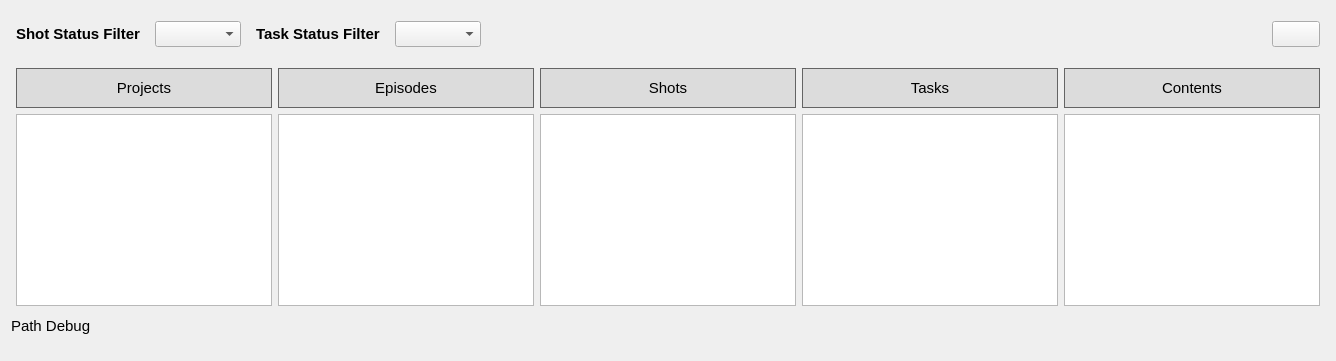
       <widget class="QWidget" name="folderTab">
        <property name="enabled">
         <bool>true</bool>
        </property>
        <property name="sizePolicy">
         <sizepolicy hsizetype="Expanding" vsizetype="Expanding">
          <horstretch>0</horstretch>
          <verstretch>0</verstretch>
         </sizepolicy>
        </property>
        <property name="minimumSize">
         <size>
          <width>0</width>
          <height>0</height>
         </size>
        </property>
        <property name="maximumSize">
         <size>
          <width>16777215</width>
          <height>16777215</height>
         </size>
        </property>
        <property name="font">
         <font>
          <pointsize>11</pointsize>
         </font>
        </property>
        <attribute name="title">
         <string>FOLDERS</string>
        </attribute>
        <layout class="QVBoxLayout" name="verticalLayout_16">
         <item>
          <layout class="QVBoxLayout" name="verticalLayout_2" stretch="0,0,0">
           <property name="spacing">
            <number>6</number>
           </property>
           <property name="sizeConstraint">
            <enum>QLayout::SetDefaultConstraint</enum>
           </property>
           <property name="leftMargin">
            <number>0</number>
           </property>
           <property name="topMargin">
            <number>0</number>
           </property>
           <property name="rightMargin">
            <number>0</number>
           </property>
           <property name="bottomMargin">
            <number>15</number>
           </property>
           <item>
            <layout class="QHBoxLayout" name="horizontalLayout_4">
             <property name="spacing">
              <number>10</number>
             </property>
             <property name="leftMargin">
              <number>5</number>
             </property>
             <property name="topMargin">
              <number>10</number>
             </property>
             <property name="rightMargin">
              <number>5</number>
             </property>
             <property name="bottomMargin">
              <number>10</number>
             </property>
             <item>
              <widget class="QLabel" name="label_9">
               <property name="font">
                <font>
                 <pointsize>11</pointsize>
                 <bold>true</bold>
                </font>
               </property>
               <property name="text">
                <string>Shot Status Filter</string>
               </property>
              </widget>
             </item>
             <item>
              <layout class="QHBoxLayout" name="foldersShotsFilterBar">
               <property name="leftMargin">
                <number>5</number>
               </property>
               <property name="rightMargin">
                <number>5</number>
               </property>
               <item>
                <widget class="checkablecombobox" name="foldersShotStatusFilter"/>
               </item>
              </layout>
             </item>
             <item>
              <widget class="QLabel" name="label_7">
               <property name="font">
                <font>
                 <pointsize>11</pointsize>
                 <bold>true</bold>
                </font>
               </property>
               <property name="text">
                <string>Task Status Filter</string>
               </property>
              </widget>
             </item>
             <item>
              <layout class="QHBoxLayout" name="foldersTasksFilterBar">
               <property name="leftMargin">
                <number>5</number>
               </property>
               <property name="rightMargin">
                <number>5</number>
               </property>
               <item>
                <widget class="checkablecombobox" name="foldersTaskStatusFilter"/>
               </item>
              </layout>
             </item>
             <item>
              <spacer name="horizontalSpacer_3">
               <property name="orientation">
                <enum>Qt::Horizontal</enum>
               </property>
               <property name="sizeHint" stdset="0">
                <size>
                 <width>40</width>
                 <height>20</height>
                </size>
               </property>
              </spacer>
             </item>
             <item>
              <widget class="QPushButton" name="buttonFolder">
               <property name="sizePolicy">
                <sizepolicy hsizetype="Minimum" vsizetype="Fixed">
                 <horstretch>0</horstretch>
                 <verstretch>0</verstretch>
                </sizepolicy>
               </property>
               <property name="minimumSize">
                <size>
                 <width>0</width>
                 <height>0</height>
                </size>
               </property>
               <property name="font">
                <font>
                 <pointsize>11</pointsize>
                </font>
               </property>
               <property name="text">
                <string/>
               </property>
               <property name="icon">
                <iconset>
                 <selectedon>ui/images/folder_icon.png</selectedon>
                </iconset>
               </property>
              </widget>
             </item>
            </layout>
           </item>
           <item>
            <layout class="QHBoxLayout" name="horizontalLayout" stretch="1,1,1,1,1">
             <property name="spacing">
              <number>6</number>
             </property>
             <property name="sizeConstraint">
              <enum>QLayout::SetDefaultConstraint</enum>
             </property>
             <property name="leftMargin">
              <number>5</number>
             </property>
             <property name="topMargin">
              <number>5</number>
             </property>
             <property name="rightMargin">
              <number>5</number>
             </property>
             <property name="bottomMargin">
              <number>5</number>
             </property>
             <item>
              <layout class="QVBoxLayout" name="verticalLayout_3">
               <property name="leftMargin">
                <number>0</number>
               </property>
               <property name="topMargin">
                <number>0</number>
               </property>
               <property name="rightMargin">
                <number>0</number>
               </property>
               <property name="bottomMargin">
                <number>0</number>
               </property>
               <item>
                <widget class="QLabel" name="label_2">
                 <property name="minimumSize">
                  <size>
                   <width>0</width>
                   <height>40</height>
                  </size>
                 </property>
                 <property name="font">
                  <font>
                   <pointsize>11</pointsize>
                  </font>
                 </property>
                 <property name="styleSheet">
                  <string notr="true">QLabel {
    background-color: rgb(220, 220, 220);
    border: 1px solid rgb(100, 100,100);
}</string>
                 </property>
                 <property name="text">
                  <string>Projects</string>
                 </property>
                 <property name="alignment">
                  <set>Qt::AlignCenter</set>
                 </property>
                </widget>
               </item>
               <item>
                <widget class="QListWidget" name="projectList"/>
               </item>
              </layout>
             </item>
             <item>
              <layout class="QVBoxLayout" name="verticalLayout_5">
               <property name="leftMargin">
                <number>0</number>
               </property>
               <property name="topMargin">
                <number>0</number>
               </property>
               <property name="rightMargin">
                <number>0</number>
               </property>
               <property name="bottomMargin">
                <number>0</number>
               </property>
               <item>
                <widget class="QLabel" name="label_3">
                 <property name="minimumSize">
                  <size>
                   <width>0</width>
                   <height>40</height>
                  </size>
                 </property>
                 <property name="font">
                  <font>
                   <pointsize>11</pointsize>
                  </font>
                 </property>
                 <property name="styleSheet">
                  <string notr="true">QLabel {
    background-color: rgb(220, 220, 220);
    border: 1px solid rgb(100, 100,100);
}</string>
                 </property>
                 <property name="text">
                  <string>Episodes</string>
                 </property>
                 <property name="alignment">
                  <set>Qt::AlignCenter</set>
                 </property>
                </widget>
               </item>
               <item>
                <widget class="QListWidget" name="episodeList"/>
               </item>
              </layout>
             </item>
             <item>
              <layout class="QVBoxLayout" name="verticalLayout_6">
               <property name="leftMargin">
                <number>0</number>
               </property>
               <property name="topMargin">
                <number>0</number>
               </property>
               <property name="rightMargin">
                <number>0</number>
               </property>
               <property name="bottomMargin">
                <number>0</number>
               </property>
               <item>
                <widget class="QLabel" name="label_4">
                 <property name="minimumSize">
                  <size>
                   <width>0</width>
                   <height>40</height>
                  </size>
                 </property>
                 <property name="maximumSize">
                  <size>
                   <width>16777215</width>
                   <height>16777215</height>
                  </size>
                 </property>
                 <property name="font">
                  <font>
                   <pointsize>11</pointsize>
                  </font>
                 </property>
                 <property name="styleSheet">
                  <string notr="true">QLabel {
    background-color: rgb(220, 220, 220);
    border: 1px solid rgb(100, 100,100);
}</string>
                 </property>
                 <property name="text">
                  <string>Shots</string>
                 </property>
                 <property name="alignment">
                  <set>Qt::AlignCenter</set>
                 </property>
                </widget>
               </item>
               <item>
                <widget class="QListWidget" name="shotList"/>
               </item>
              </layout>
             </item>
             <item>
              <layout class="QVBoxLayout" name="verticalLayout_9">
               <property name="leftMargin">
                <number>0</number>
               </property>
               <property name="topMargin">
                <number>0</number>
               </property>
               <property name="rightMargin">
                <number>0</number>
               </property>
               <property name="bottomMargin">
                <number>0</number>
               </property>
               <item>
                <widget class="QLabel" name="label_10">
                 <property name="minimumSize">
                  <size>
                   <width>0</width>
                   <height>40</height>
                  </size>
                 </property>
                 <property name="maximumSize">
                  <size>
                   <width>16777215</width>
                   <height>16777215</height>
                  </size>
                 </property>
                 <property name="font">
                  <font>
                   <pointsize>11</pointsize>
                  </font>
                 </property>
                 <property name="styleSheet">
                  <string notr="true">QLabel {
    background-color: rgb(220, 220, 220);
    border: 1px solid rgb(100, 100,100);
}</string>
                 </property>
                 <property name="text">
                  <string>Tasks</string>
                 </property>
                 <property name="alignment">
                  <set>Qt::AlignCenter</set>
                 </property>
                </widget>
               </item>
               <item>
                <widget class="QListWidget" name="taskList"/>
               </item>
              </layout>
             </item>
             <item>
              <layout class="QVBoxLayout" name="verticalLayout_7">
               <property name="leftMargin">
                <number>0</number>
               </property>
               <property name="topMargin">
                <number>0</number>
               </property>
               <property name="rightMargin">
                <number>0</number>
               </property>
               <property name="bottomMargin">
                <number>0</number>
               </property>
               <item>
                <layout class="QHBoxLayout" name="horizontalLayout_6" stretch="9">
                 <property name="spacing">
                  <number>0</number>
                 </property>
                 <property name="leftMargin">
                  <number>0</number>
                 </property>
                 <property name="topMargin">
                  <number>0</number>
                 </property>
                 <item>
                  <widget class="QLabel" name="label_5">
                   <property name="sizePolicy">
                    <sizepolicy hsizetype="Preferred" vsizetype="Preferred">
                     <horstretch>0</horstretch>
                     <verstretch>0</verstretch>
                    </sizepolicy>
                   </property>
                   <property name="minimumSize">
                    <size>
                     <width>0</width>
                     <height>40</height>
                    </size>
                   </property>
                   <property name="font">
                    <font>
                     <pointsize>11</pointsize>
                    </font>
                   </property>
                   <property name="styleSheet">
                    <string notr="true">QLabel {
    background-color: rgb(220, 220, 220);
    border: 1px solid rgb(100, 100,100);
}</string>
                   </property>
                   <property name="text">
                    <string>Contents</string>
                   </property>
                   <property name="alignment">
                    <set>Qt::AlignCenter</set>
                   </property>
                  </widget>
                 </item>
                </layout>
               </item>
               <item>
                <widget class="QListWidget" name="contentsList"/>
               </item>
              </layout>
             </item>
            </layout>
           </item>
           <item>
            <widget class="QLabel" name="pathHelper">
             <property name="text">
              <string>Path Debug</string>
             </property>
            </widget>
           </item>
          </layout>
         </item>
        </layout>
       </widget>
